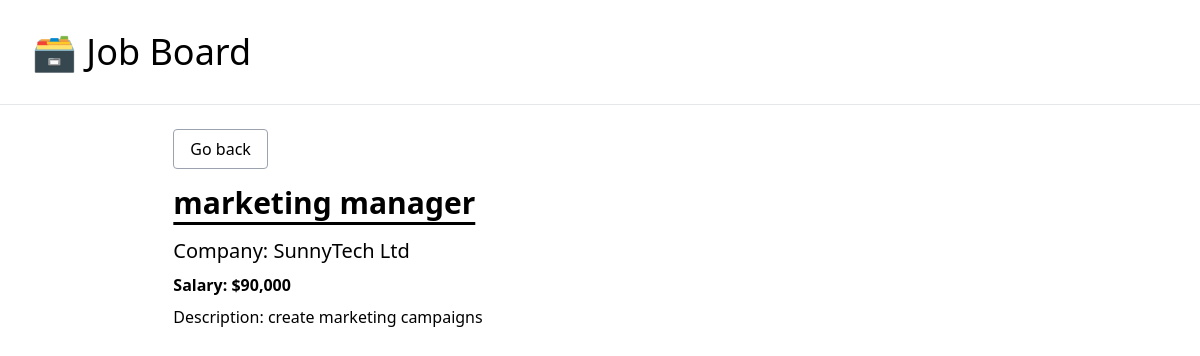
Page /job/8/ on the committed database.
### job_board/models.py (models this page shows)
class JobPosting(models.Model):
    title = models.CharField(max_length=100)
    description = models.TextField()
    company = models.CharField(max_length=100)
    salary = models.IntegerField()
    is_active = models.BooleanField(default=False)

### job_board/views.py (the view)
# urls.py: path('job/<int:pk>/', job_detail, name='job_detail'),
def job_detail(request, pk):
    job_posting = get_object_or_404(JobPosting, pk=pk, is_active=True)
    context = {
        'job_posting': job_posting
    }
    return render(request, 'job_detail.html', context)

### job_board/Templates/job_detail.html
{% extends '_base.html' %}
{% load humanize %}
{% block content %}
    <div class="w-10/12 mx-auto">
        <p class="pb-6"><a href="{% url 'home' %}" class="border border-gray-400 rounded px-4 py-2 hover:bg-gray-200">Go
            back</a></p>
        <h1 class="text-3xl font-semibold pb-4 underline underline-offset-8">{{ job_posting.title }}</h1>
        <p class="pb-2 text-xl">Company: {{ job_posting.company }}</p>
        <p class="pb-2 font-semibold">Salary: ${{ job_posting.salary|intcomma }}</p>
        <p>Description: {{ job_posting.description }}</p>
    </div>
{% endblock content %}

### rows in the picture
JobPosting: title "marketing manager", company "SunnyTech Ltd", salary "90,000", description "create marketing campaigns"
